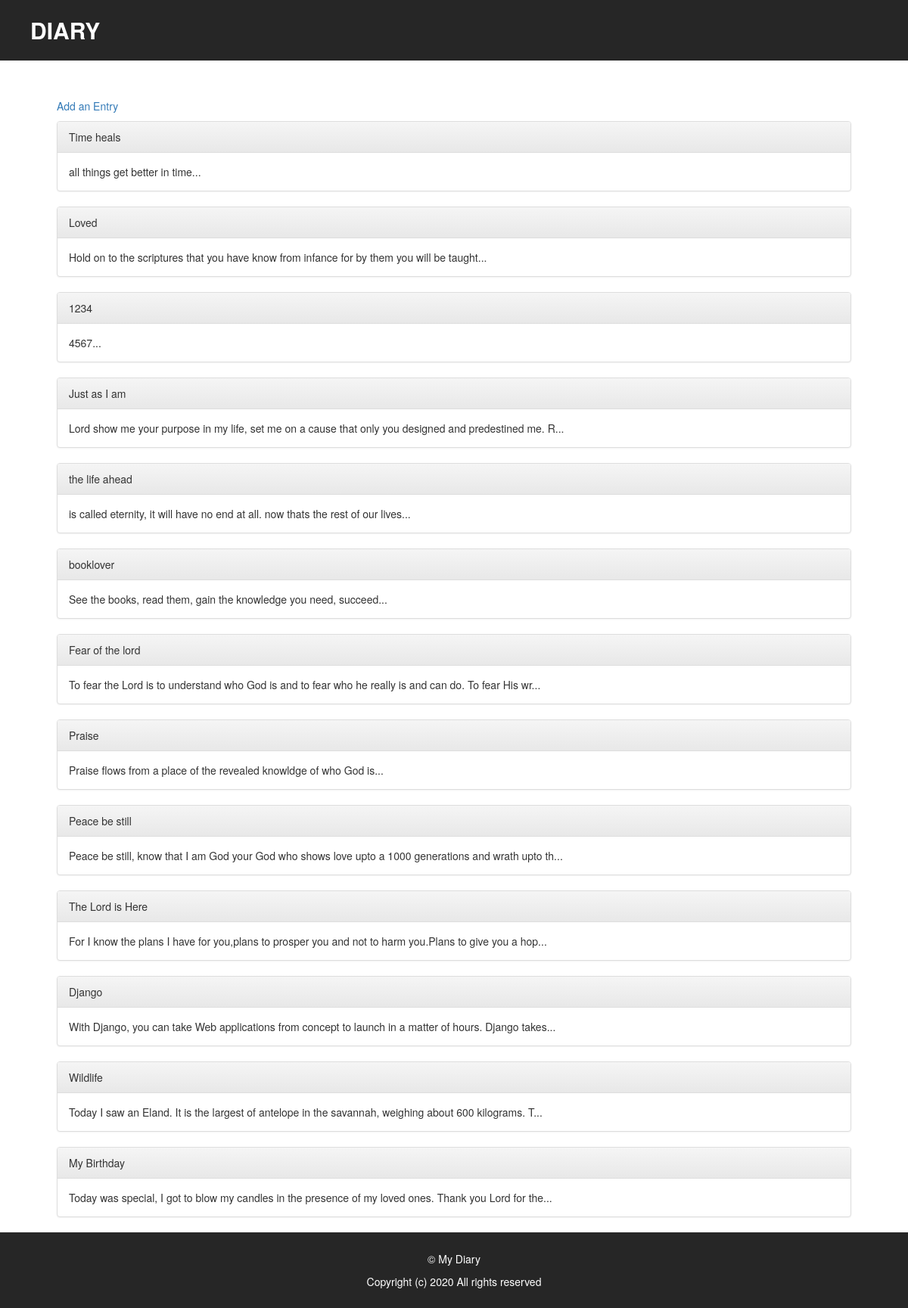
The page / on the database its author committed.
### entry/models.py (models this page shows, shortened)
class Entry(models.Model):
	name = models.CharField(max_length=20)
	story = models.TextField()
	date = models.DateTimeField(auto_now_add=True, blank=True)
	def snippet(self):
		return self.story[:100] + '...'

### entry/views.py (the view)
# urls.py: path('',views.home_view,name="home" ),
def home_view(request):
	entries = Entry.objects.all().order_by('-date')
	return render(request,'entry/index.html',{'entries':entries})

### entry/templates/entry/index.html (shortened to what this page needs)
{% extends 'base.html' %}
{% block content %}
</head>
<body>
	<header>
		<div class="top-nav">
			<p class="intro-diary">Diary</p>
		</div>
	</header>
	<div class="container justify-content-center">
	<div class="new-entry">
		<p><a href="{%url 'entry:entr' %}"> Add an Entry </a></p>
	</div>
		{% for entry in entries %}
			<div class="panel panel-default">
			  <div class="panel-heading">{{ entry.name }}</div>
			  <div class="panel-body">{{ entry.snippet }}</div>
			</div>
			{% endfor %}
	</div>
	<footer>
		<div class="bottom">
			<p>&copy; My Diary </p>
			<p>Copyright (c) 2020 All rights reserved</p>
		</div>
	</footer>
{% endblock %}

### templates/base.html (shortened to what this page needs)
{% load static %}
<!DOCTYPE html>
<html lang="en">
<head>
    <link rel="stylesheet" type="text/css" href="{% static 'style.css' %}">
	<link rel="stylesheet" href="https://maxcdn.bootstrapcdn.com/bootstrap/3.3.7/css/bootstrap.min.css">
	<link rel="stylesheet" href="https://maxcdn.bootstrapcdn.com/bootstrap/3.3.7/css/bootstrap-theme.min.css">
{% block content %}
{% endblock %}
</body>
</html>

### assets/style.css (style rules this page uses)
* { margin: 0; padding: 0; }
html { position: relative; min-height: 100%; }
.container { max-width: 1080px; margin: 0 auto; }
.top-nav { margin-bottom: 50px; height: 80px; background-color: #262626; width: 100%; color: #fff; }
.intro-diary { padding-left: 40px; line-height: 80px; font-size: 30px; font-weight: bold; text-transform: uppercase; }
.bottom { overflow: hidden; position: sticky; background-color: #262626; bottom: 0; color: #fff; width: 100%; height: 10rem; display: table; text-align: center; margin-left: auto; margin-right: auto; padding-top: 25px; }

### rows shown on the page
Entry: name "Time heals", snippet "all things get better in time..."
Entry: name "Loved", snippet "Hold on to the scriptures that you have know from infance for by them you will be taught..."
Entry: name "1234", snippet "4567..."
Entry: name "Just as I am", snippet "Lord show me your purpose in my life, set me on a cause that only you designed and predestined me. R..."
Entry: name "the life ahead", snippet "is called eternity, it will have no end at all. now thats the rest of our lives..."
Entry: name "booklover", snippet "See the books, read them, gain the knowledge you need, succeed..."
Entry: name "Fear of the lord", snippet "To fear the Lord is to understand who God is and to fear who he really is and can do. To fear His wr..."
Entry: name "Praise", snippet "Praise flows from a place of the revealed knowldge of who God is..."
Entry: name "Peace be still", snippet "Peace be still, know that I am God your God who shows love upto a 1000 generations and wrath upto th..."
Entry: name "The Lord is Here", snippet "For I know the plans I have for you,plans to prosper you and not to harm you.Plans to give you a hop..."
Entry: name "Django", snippet "With Django, you can take Web applications from concept to launch in a matter of hours. Django takes..."
Entry: name "Wildlife", snippet "Today I saw an Eland. It is the largest of antelope in the savannah, weighing about 600 kilograms. T..."
Entry: name "My Birthday", snippet "Today was special, I got to blow my candles in the presence of my loved ones. Thank you Lord for the..."
